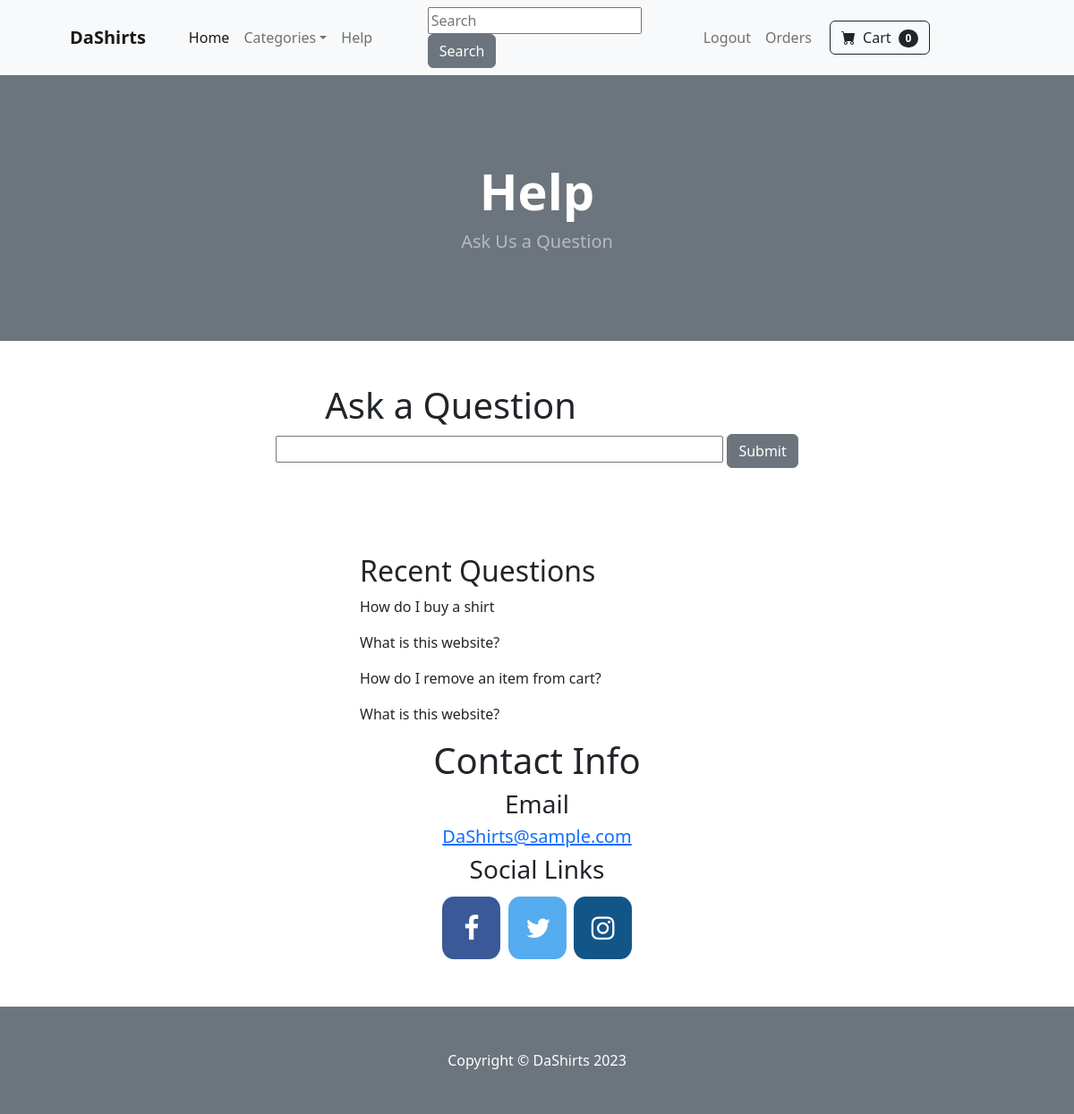
Screenshot of /help/ (signed in) with the database file from the repository.
### store/models.py (models this page shows, shortened)
class Help(models.Model):
    question_text = models.CharField(max_length=1000)
    pub_date = models.DateTimeField(auto_now_add=True)

### store/views.py (the view)
# urls.py: path('help/',views.help,name='help'),
def help(request):
    questions = Help.objects.all().order_by('-id')
    if request.method == 'POST':
        form = HelpForm(request.POST)
        if form.is_valid():
            form.save()
            form = HelpForm()
    else:
        form = HelpForm()
    return render(request, 'help.html', {'form': form, 'questions': questions[:5]})

### store/forms.py
class HelpForm(forms.ModelForm):
    class Meta:
        model = Help
        fields = ['question_text']
        widgets = {
            'question_text': forms.TextInput(attrs={'style': 'width: 500px;'}),
        }

### store/templates/help.html (shortened to what this page needs)
{% extends 'base.html' %}
{% block content %}
<header class="bg-secondary py-5">
    <div class="container px-4 px-lg-5 my-5">
        <div class="text-center text-white">
            <h1 class="display-4 fw-bolder">Help</h1>
            <p class="lead fw-normal text-white-50 mb-0">Ask Us a Question</p>
        </div>
    </div>
</header>
<div class="container">
    <div class="row">
        <center>
            <div class="col-8">
                <br/><br/>
                <h1 align="left">&nbsp;&nbsp;&nbsp;&nbsp;&nbsp;&nbsp;&nbsp;&nbsp;&nbsp;&nbsp;&nbsp;&nbsp;&nbsp;Ask a Question</h1>
                <form method="post" action="">
                    {{ form.question_text }}
                    <button type="submit" class="btn btn-secondary">Submit</button>
                </form>
                <br/><br/><br/><br/>
            </div>
        </center>
    </div>
    <div class="row">
        <center>
            <div align="left" style="padding-left:360px">
            <h2>Recent Questions</h2>
            {% for question in questions %}
                <p>{{ question.question_text }}</p>
            {% endfor %}
    </center>
    </div>
    <div class="row">
        <center>
        <h1>Contact Info</h1>
        <h3>Email</h3>
        <h5><a href=mailto:DaShirts@sample.com>DaShirts@sample.com</a></h5>
        <h3>Social Links</h3>
        <a href="#" class="fa fa-facebook"></a>
        <a href="#" class="fa fa-twitter"></a>
        <a href="#" class="fa fa-instagram"></a>
        </center>
    </div>
    <br/><br/>
</div>
{% endblock %}

### store/templates/help.html (style rules this page uses)
.fa { padding: 20px; font-size: 30px; width: 65px; text-align: center; text-decoration: none; margin: 5px 2px; border-radius: 20%; }
.fa-facebook { background: #3B5998; color: white; }
.fa-twitter { background: #55ACEE; color: white; }
.fa-instagram { background: #125688; color: white; }

### rows the page displays
Help: question_text "How do I buy a shirt"
Help: question_text "What is this website?"
Help: question_text "How do I remove an item from cart?"
Help: question_text "What is this website?"
